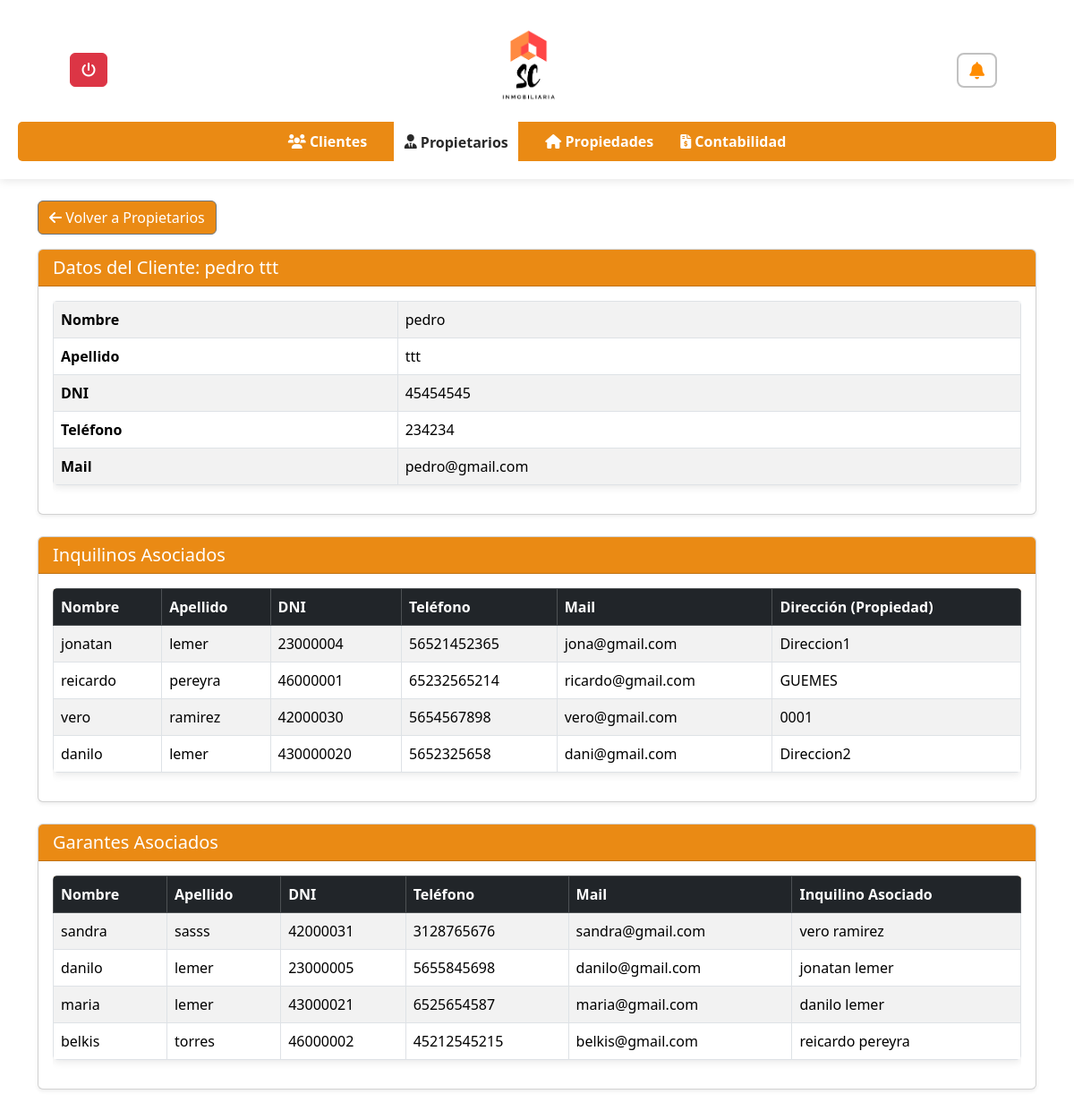
Page /inmobiliaria/ver_inquilinos.php?id=10 on the committed database.
### tables this page shows
CREATE TABLE `clientes` (
  `ClienteID` int(11) NOT NULL,
  `Fecha` date NOT NULL,
  `Nombre` varchar(50) NOT NULL,
  `Apellido` varchar(50) NOT NULL,
  `Direccion` varchar(100) NOT NULL,
  `DNI` varchar(20) NOT NULL,
  `DireccionPersonal` varchar(100) DEFAULT NULL,
  `Telefono` varchar(20) DEFAULT NULL,
  `Mail` varchar(100) DEFAULT NULL,
  `estado` enum('activo','inactivo') DEFAULT 'activo'
);

CREATE TABLE `inquilinos` (
  `InquilinoID` int(11) NOT NULL,
  `Fecha` date DEFAULT NULL,
  `Nombre` varchar(50) NOT NULL,
  `Apellido` varchar(50) NOT NULL,
  `DNI` varchar(20) NOT NULL,
  `Telefono` varchar(20) DEFAULT NULL,
  `Mail` varchar(100) DEFAULT NULL,
  `ClienteID` int(11) DEFAULT NULL,
  `PropiedadID` int(11) DEFAULT NULL
);

CREATE TABLE `propiedades` (
  `PropiedadID` int(11) NOT NULL,
  `Fecha` date NOT NULL,
  `Barrio` varchar(100) NOT NULL,
  `Ciudad` varchar(100) NOT NULL,
  `Direccion` varchar(100) NOT NULL,
  `Nro` varchar(20) DEFAULT NULL,
  `Dominio` varchar(50) DEFAULT NULL,
  `NroPartida` varchar(50) DEFAULT NULL,
  `Estado` enum('Alquilada','En Venta') NOT NULL,
  `ClienteID` int(11) DEFAULT NULL
);

CREATE TABLE `garantesinquilinos` (
  `GaranteInquilinoID` int(11) NOT NULL,
  `Fecha` date NOT NULL,
  `Nombre` varchar(50) NOT NULL,
  `Apellido` varchar(50) NOT NULL,
  `Direccion` varchar(100) NOT NULL,
  `DNI` varchar(20) NOT NULL,
  `DireccionPersonal` varchar(100) DEFAULT NULL,
  `Telefono` varchar(20) DEFAULT NULL,
  `Mail` varchar(100) DEFAULT NULL,
  `InquilinoID` int(11) DEFAULT NULL
);

### inmobiliaria/ver_inquilinos.php (the view, shortened to what this page needs)
<?php
include_once 'conexion.php';
?>
<!DOCTYPE html>
<html lang="es">
<head>
    <link rel="stylesheet" href="https://cdnjs.cloudflare.com/ajax/libs/font-awesome/6.0.0/css/all.min.css">
    <link rel="stylesheet" href="styles.css">
    <link rel="stylesheet" href="notificacion.css">
    <link href="https://cdn.jsdelivr.net/npm/bootstrap@5.3.3/dist/css/bootstrap.min.css" rel="stylesheet">
    </head>
<body>
    <header>
        <div class="header-content">
           <div class="dropdown">
               <a href="../login/logout.php" class="btn btn-danger" title="Cerrar Sesión">
                <i class="fas fa-power-off"></i>
            </a>
            </div>
            <img src="../login/img_login/descarga.png" alt="Logo Inmobiliaria" class="logo">
            <div>
                <div class="notification-wrapper position-relative">
                <button class="notification-button-option1" aria-label="Notificaciones pendientes" id="btnNotificaciones">
                 <i class="fas fa-bell"></i>
                </button>
                </div>
            </div>
        </div>
        <nav>
            <ul>
                <li><a href="clientes.php"><i class="fas fa-users"></i> Clientes</a></li>
                <li><a href="propietarios.php" class="active"><i class="fas fa-user-tie"></i> Propietarios</a></li>
                <li><a href="propiedades.php"><i class="fas fa-home"></i> Propiedades</a></li>
                <li><a href="contabilidad.php"><i class="fas fa-file-invoice-dollar"></i> Contabilidad</a></li>
            </ul>
        </nav>
    </header>
    <main class="container mt-4">
        <div class="mb-3">
            <a href="propietarios.php" class="btn btn-secondary" style="background-color: rgba(233, 128, 0, 0.92);"><i class="fas fa-arrow-left"></i> Volver a Propietarios</a>
        </div>
        <?php
        try {
            if (isset($_GET['id']) && is_numeric($_GET['id'])) {
                $clienteID = (int)$_GET['id'];
                $sql_cliente = "SELECT Nombre, Apellido, DNI, Telefono, Mail FROM clientes WHERE ClienteID = ?";
                $stmt_cliente = $conn->prepare($sql_cliente);
                $stmt_cliente->bind_param("i", $clienteID);
                $stmt_cliente->execute();
                $result_cliente = $stmt_cliente->get_result();
                $cliente = $result_cliente->fetch_assoc();
                $sql_inquilinos = "SELECT
                                    i.Nombre AS InquilinoNombre,
                                    i.Apellido AS InquilinoApellido,
                                    i.DNI AS InquilinoDNI,
                                    i.Telefono AS InquilinoTelefono,
                                    i.Mail AS InquilinoMail,
                                    p.Direccion AS PropiedadDireccion,
                                    i.InquilinoID
                                FROM inquilinos i
                                JOIN propiedades p ON i.PropiedadID = p.PropiedadID
                                WHERE p.ClienteID = ?";
                $stmt_inquilinos = $conn->prepare($sql_inquilinos);
                $stmt_inquilinos->bind_param("i", $clienteID);
                $stmt_inquilinos->execute();
                $result_inquilinos = $stmt_inquilinos->get_result();
                $sql_garantes = "SELECT
                                    g.Nombre AS GaranteNombre,
                                    g.Apellido AS GaranteApellido,
                                    g.DNI AS GaranteDNI,
                                    g.Direccion AS GaranteDireccion,
                                    g.Telefono AS GaranteTelefono,
                                    g.Mail AS GaranteMail,
                                    p.Direccion AS PropiedadDireccion,
                                    i.InquilinoID,
                                    CONCAT(i.Nombre, ' ', i.Apellido) AS NombreCompletoInquilino
                                FROM GarantesInquilinos g
                                JOIN inquilinos i ON g.InquilinoID = i.InquilinoID
                                JOIN propiedades p ON i.PropiedadID = p.PropiedadID
                                WHERE p.ClienteID = ?";
                $stmt_garantes = $conn->prepare($sql_garantes);
                $stmt_garantes->bind_param("i", $clienteID);
                $stmt_garantes->execute();
                $result_garantes = $stmt_garantes->get_result();
                if ($cliente) {
                    ?>
                    <div class="card shadow-sm mb-4">
                        <div class="card-header text-white" style="background-color:rgba(233, 128, 0, 0.92);">
                            <h2 class="h5 mb-0">Datos del Cliente: <?php echo htmlspecialchars($cliente['Nombre'] . ' ' . $cliente['Apellido']); ?></h2>
                        </div>
                        <div class="card-body">
                            <div class="table-responsive">
                                <table class="table table-bordered table-striped">
                                    <tbody>
                                        <tr><th>Nombre</th><td><?php echo htmlspecialchars($cliente['Nombre']); ?></td></tr>
                                        <tr><th>Apellido</th><td><?php echo htmlspecialchars($cliente['Apellido']); ?></td></tr>
                                        <tr><th>DNI</th><td><?php echo htmlspecialchars($cliente['DNI']); ?></td></tr>
                                        <tr><th>Teléfono</th><td><?php echo htmlspecialchars($cliente['Telefono']); ?></td></tr>
                                        <tr><th>Mail</th><td><?php echo htmlspecialchars($cliente['Mail']); ?></td></tr>
                                    </tbody>
                                </table>
                            </div>
                        </div>
                    </div>
                    <?php
                } else {
                    echo '<div class="alert alert-danger" role="alert">No se encontraron datos de este cliente.</div>';
                }
                ?>
                <div class="card shadow-sm mb-4">
                    <div class="card-header text-white" style="background-color:rgba(233, 128, 0, 0.92);">
                        <h2 class="h5 mb-0">Inquilinos Asociados</h2>
                    </div>
                    <div class="card-body">
                        <?php if ($result_inquilinos->num_rows > 0) { ?>
                            <div class="table-responsive">
                                <table id="inquilinosTable" class="table table-striped table-hover table-bordered">
                                    <thead class="table-dark">
                                        <tr>
                                            <th>Nombre</th>
                                            <th>Apellido</th>
                                            <th>DNI</th>
                                            <th>Teléfono</th>
                                            <th>Mail</th>
                                            <th>Dirección (Propiedad)</th>
                                        </tr>
                                    </thead>
                                    <tbody>
                                        <?php while ($inquilino = $result_inquilinos->fetch_assoc()) { ?>
                                            <tr>
                                                <td><?php echo htmlspecialchars($inquilino['InquilinoNombre']); ?></td>
                                                <td><?php echo htmlspecialchars($inquilino['InquilinoApellido']); ?></td>
                                                <td><?php echo htmlspecialchars($inquilino['InquilinoDNI']); ?></td>
                                                <td><?php echo htmlspecialchars($inquilino['InquilinoTelefono']); ?></td>
                                                <td><?php echo htmlspecialchars($inquilino['InquilinoMail']); ?></td>
                                                <td><?php echo htmlspecialchars($inquilino['PropiedadDireccion']); ?></td>
                                            </tr>
                                        <?php } ?>
                                    </tbody>
                                </table>
                            </div>
                        <?php } else {
                            echo '<div class="alert bg-warning" role="alert">No se encontraron inquilinos asociados a este cliente.</div>';
                        } ?>
                    </div>
                </div>
                <div class="card shadow-sm mb-4">
                    <div class="card-header text-white" style="background-color:rgba(233, 128, 0, 0.92);">
                        <h2 class="h5 mb-0">Garantes Asociados</h2>
                    </div>
                    <div class="card-body">
                        <?php if ($result_garantes->num_rows > 0) { ?>
                            <div class="table-responsive">
                                <table id="garantesTable" class="table table-striped table-hover table-bordered">
                                    <thead class="table-dark">
                                        <tr>
                                            <th>Nombre</th>
                                            <th>Apellido</th>
                                            <th>DNI</th>
                                            <th>Teléfono</th>
                                            <th>Mail</th>
                                            <th>Inquilino Asociado</th>
                                        </tr>
                                    </thead>
                                    <tbody>
                                        <?php while ($garante = $result_garantes->fetch_assoc()) { ?>
                                            <tr>
                                                <td><?php echo htmlspecialchars($garante['GaranteNombre']); ?></td>
                                                <td><?php echo htmlspecialchars($garante['GaranteApellido']); ?></td>
                                                <td><?php echo htmlspecialchars($garante['GaranteDNI']); ?></td>
                                                <td><?php echo htmlspecialchars($garante['GaranteTelefono']); ?></td>
                                                <td><?php echo htmlspecialchars($garante['GaranteMail']); ?></td>
                                                <td><?php echo htmlspecialchars($garante['NombreCompletoInquilino']); ?></td>
                                            </tr>
                                        <?php } ?>
                                    </tbody>
                                </table>
                            </div>
                        <?php } else {
                            echo '<div class="alert bg-warning" role="alert">No se encontraron garantes para los inquilinos de este cliente.</div>';
                        } ?>
                    </div>
                </div>
                <?php
            } else {
                echo '<div class="alert alert-danger" role="alert">No se recibió un ID de cliente válido.</div>';
            }
        } catch (Exception $e) {
            echo '<div class="alert alert-danger" role="alert">Ocurrió un error: ' . htmlspecialchars($e->getMessage()) . '</div>';
        } finally {
            if (isset($conn) && $conn) {
                $conn->close();
            }
        }
        ?>
    </main>
</body>
</html>

### inmobiliaria/styles.css (style rules this page uses)
body { font-family: Arial, sans-serif; margin: 0; padding: 0; }
header { background-color: #ffffff; display: flex; flex-direction: column; align-items: center; padding: 20px; box-shadow: 0 2px 10px rgba(0, 0, 0, 0.1); }
.header-content { display: flex; align-items: center; justify-content: space-between; width: 90%; max-width: 1200px; }
.logo { height: 10%; width: 10%; margin-top: 0%; margin-bottom: 12px; align-items: center; }
nav { width: 100%; background-color: rgba(233, 128, 0, 0.92); padding: 10px 0; border-radius: 5px; }
nav ul { list-style: none; display: flex; justify-content: center; padding: 0; margin: 0; }
nav ul li { margin: 0 15px; }
nav ul li a { text-decoration: none; color: white; font-weight: bold; }
nav ul li a.active { background-color: #ffffff; color: rgb(42, 42, 42); padding:11.5px; }
button { cursor: pointer; }
table { width: 90%; max-width: 1200px; margin: auto; background: white; border-collapse: collapse; box-shadow: 0 2px 10px rgba(0, 0, 0, 0.1); border-radius: 5px; overflow: hidden; margin-bottom: 2%; }
thead { background-color: rgba(233, 128, 0, 0.92); color: white; }
th, td { padding: 15px; text-align: left; border-bottom: 1px solid #ddd; }
th { font-weight: bold; }
h2 { color: #333; margin-bottom: 25px; }

### inmobiliaria/notificacion.css (style rules this page uses)
:root { --primary-orange: #FF8C00; --darker-orange: #E07B00; --light-gray-bg: #f8f8f8; --white-panel-bg: #ffffff; --shadow-light: rgba(0, 0, 0, 0.08); --notification-red: #dc3545; --text-dark: #333333; }
.notification-wrapper { position: relative; display: inline-flex; align-items: center; justify-content: center; }
.notification-button-option1 { background: none; border: none; cursor: pointer; padding: 8px; transition: transform 0.2s ease; outline: none; }
.notification-button-option1 i { color: var(--primary-orange); font-size: 1.2em; border: 2px solid rgba(51, 51, 51, 0.3); border-radius: 8px; padding: 8px 12px; transition: background-color 0.3s ease, color 0.3s ease, border-color 0.3s ease; }

### rows in the picture
clientes: Nombre+Apellido "pedro ttt", Nombre "pedro", Apellido "ttt", DNI "45454545", Telefono "234234", Mail "pedro@gmail.com"
inquilinos: Nombre "jonatan", Apellido "lemer", DNI "23000004", Telefono "56521452365", Mail "jona@gmail.com", PropiedadID.Direccion "Direccion1"
inquilinos: Nombre "reicardo", Apellido "pereyra", DNI "46000001", Telefono "65232565214", Mail "ricardo@gmail.com", PropiedadID.Direccion "GUEMES"
inquilinos: Nombre "vero", Apellido "ramirez", DNI "42000030", Telefono "5654567898", Mail "vero@gmail.com", PropiedadID.Direccion "0001"
inquilinos: Nombre "danilo", Apellido "lemer", DNI "430000020", Telefono "5652325658", Mail "dani@gmail.com", PropiedadID.Direccion "Direccion2"
garantesinquilinos: Nombre "sandra", Apellido "sasss", DNI "42000031", Telefono "3128765676", Mail "sandra@gmail.com", NombreCompletoInquilino "vero ramirez"
garantesinquilinos: Nombre "danilo", Apellido "lemer", DNI "23000005", Telefono "5655845698", Mail "danilo@gmail.com", NombreCompletoInquilino "jonatan lemer"
garantesinquilinos: Nombre "maria", Apellido "lemer", DNI "43000021", Telefono "6525654587", Mail "maria@gmail.com", NombreCompletoInquilino "danilo lemer"
garantesinquilinos: Nombre "belkis", Apellido "torres", DNI "46000002", Telefono "45212545215", Mail "belkis@gmail.com", NombreCompletoInquilino "reicardo pereyra"
